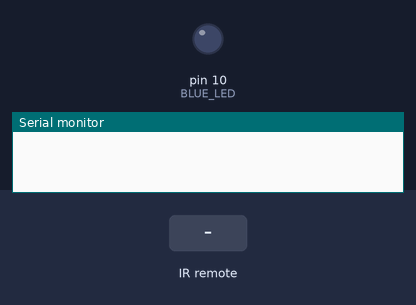
Recording of a sketch running on a simulated Arduino Uno, built with avr-gcc and run on an emulated ATmega328P. Parts: output pins drawn as LEDs (lit = HIGH), the last lines printed to the serial monitor. Inputs (shaded band) come from the test bench.

Above: at 1.2 s.
1.3 s: infrared code 0x20DF22DD received
At 2.1 s:
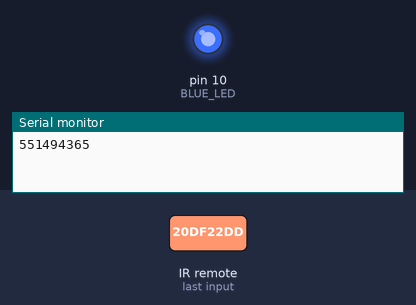
Timing chart, 0 to 4.3 s (numbered marks = the images above; inputs shaded):
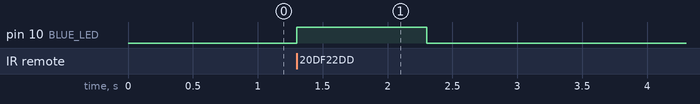

The sketch:

AMPirRx.ino
```cpp
#include <IRremote.h>
const uint8_t RECV_PIN = 9;
const uint8_t BLUE_LED = 10;

IRrecv irrecv(RECV_PIN);
decode_results results;

void setup() {
  Serial.begin(9600);
  pinMode(BLUE_LED, OUTPUT);
  pinMode(RECV_PIN, INPUT);
  digitalWrite(BLUE_LED, LOW);
  irrecv.enableIRIn(); // Start the receiver

}

void loop() {
  if (irrecv.decode(&results)) {
    Serial.println(results.value);
    irrecv.resume(); // Receive the next value
    if (results.value == 551494365 ) {
      digitalWrite(BLUE_LED, HIGH);   // turn the LED on (HIGH is the voltage level)
      delay(1000);
      digitalWrite(BLUE_LED, LOW);
    }// end if result
  } // end if decode
} // end loop
```

Measured:
- after the input at 1.3 s, pin 10 (BLUE_LED): LOW → HIGH at once, → LOW 1.0 s later
